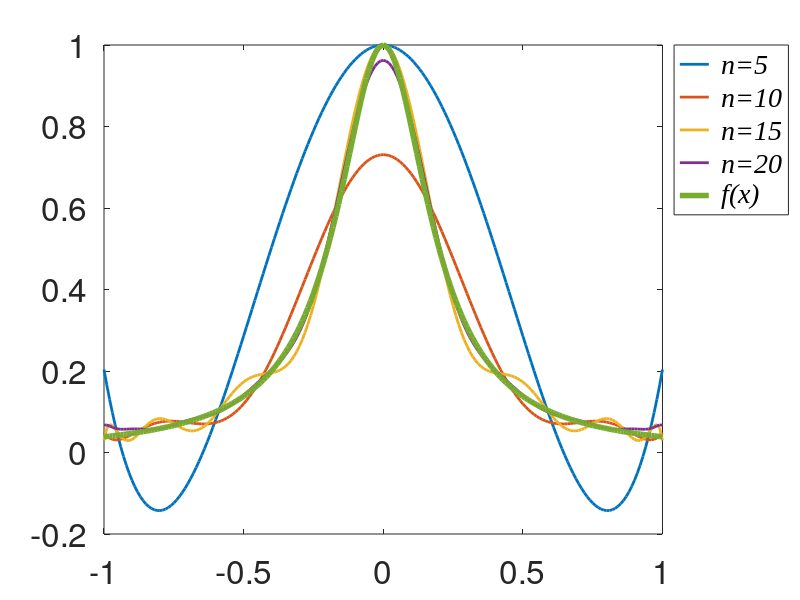

This figure's MATLAB source:
x = -1 : 0.01 : 1;
p5 = 2.7465* x.^4 + -3.54298 * x.^2 + 2.22045e-16 * x.^1 + 1;
p10 = 8.9925e-16* x.^9 + 5.51277 * x.^8 + -1.37088e-15 * x.^7 + -14.0024 * x.^6 + 1.83933e-14 * x.^5 + 12.6193 * x.^4 + -2.30862e-15 * x.^3 + -4.81162 * x.^2 + -5.49842e-16 * x.^1 + 0.730822;
p15 = -333.619* x.^14 + 2.27374e-13 * x.^13 + 1264.42 * x.^12 + -1.13687e-13 * x.^11 + -1927.18 * x.^10 + -5.45697e-12 * x.^9 + 1510.61 * x.^8 + -5.05906e-12 * x.^7 + -646.864 * x.^6 + -5.68434e-14 * x.^5 + 149.027 * x.^4 + -1.06581e-14 * x.^3 + -17.3641 * x.^2 + 2.22045e-15 * x.^1 + 1;
p20 = 3.59221e-12* x.^19 + -788.326 * x.^18 + -1.89384e-11 * x.^17 + 3973.16 * x.^16 + 1.11319e-11 * x.^15 + -8534.89 * x.^14 + -9.94012e-11 * x.^13 + 10195.5 * x.^12 + -5.73434e-11 * x.^11 + -7413.45 * x.^10 + -9.14653e-11 * x.^9 + 3379.02 * x.^8 + -1.2536e-11 * x.^7 + -960.825 * x.^6 + 1.57592e-12 * x.^5 + 165.458 * x.^4 + 6.44325e-14 * x.^3 + -16.5422 * x.^2 + 1.61464e-15 * x.^1 + 0.96241;
y = 1./(1+25*x.^2);
plot(x,p5,'Linewidth',2)
hold on
plot(x,p10,'Linewidth',2)
plot(x,p15,'Linewidth',2)
plot(x,p20,'Linewidth',2)
plot(x,y,'Linewidth',4)
set(gca,'FontSize',24)
legend('{\it n=5}','{\it n=10}','{\it n=15}','{\it n=20}','{\it f(x)}')
set(legend,'FontSize',20,'FontName', 'Times New Roman', 'Location','NorthEastOutside')
saveas(gcf, '../../output/images/C.png')